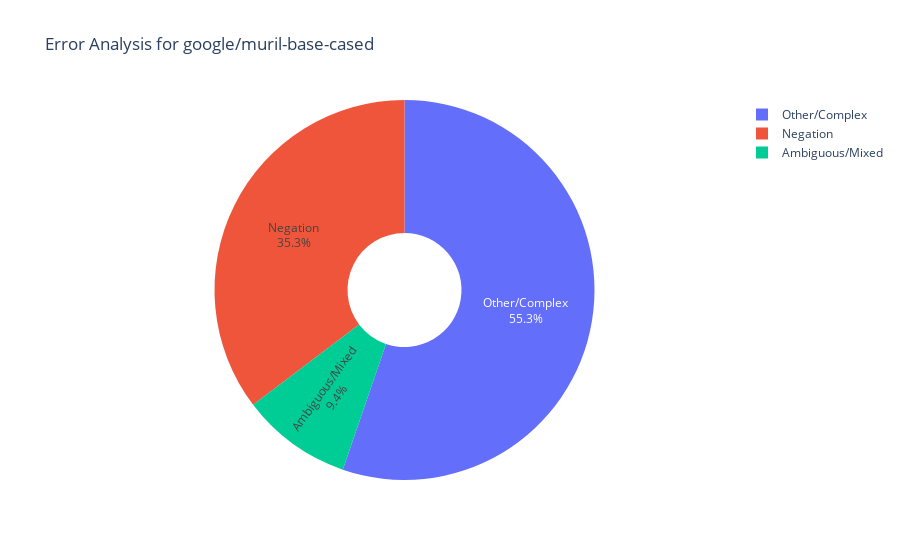

Notebook code cell kept with this figure:
### Code cell
# Categorize the errors
def categorize_error(text):
    text_lower = text.lower()
    # Keywords for negation
    negation_words = ['नाही', 'नाहीये', 'नको', 'नका', 'ना', 'not', 'no']
    # Keywords for sarcasm or figurative language (this is difficult and context-dependent)
    sarcasm_words = ['भारी', 'उत्तम', 'छानच', 'great', 'nice', 'wow'] # Often used sarcastically
    # Keywords for ambiguity
    ambiguous_words = ['पण', 'but', 'तरी', 'however', 'तरीही']

    if any(word in text_lower for word in negation_words):
        return 'Negation'
    if any(word in text_lower for word in ambiguous_words):
        return 'Ambiguous/Mixed'
    # Simple check for sarcasm: positive words in a negative context (this is a heuristic)
    if 'true_label' in df_errors.columns and 'negative' in df_errors['true_label'].iloc[0] and any(word in text_lower for word in sarcasm_words):
         return 'Potential Sarcasm'
    return 'Other/Complex'

df_errors['error_category_simple'] = df_errors['text'].apply(categorize_error)

# Display the distribution of error categories
error_counts = df_errors['error_category_simple'].value_counts()
print("Error Category Distribution (Simple):")
print(error_counts)

# Visualize the error categories
fig_errors = px.pie(error_counts, values=error_counts.values, names=error_counts.index,
                    title=f'Error Analysis for {best_model_name}',
                    hole=0.3)
fig_errors.update_traces(textposition='inside', textinfo='percent+label')
fig_errors.show()

# --- Detailed Error Analysis (Refined) ---
import re

# Take a sample of up to 30 errors for a closer look
error_samples = df_errors.head(30)

def get_error_category_and_explanation(row):
    text = row['text']
    true_label = row['true_label']
    pred_label = row['predicted_label']
    
    text_lower = text.lower()
    
    # 1. Negation
    negation_words = ['नाही', 'नाहीये', 'नको', 'नका', 'ना', 'not', 'no', "नाहीयेत", "नाहीत"]
    if any(word in text.split() for word in negation_words):
        return "Negation", "The model failed to correctly process a negative word like 'नाही' (not), leading to a misclassification of the sentiment."

    # 2. Code-Mixing
    if re.search(r'[a-zA-Z]', text):
        return "Code-Mixing", "The sentence contains a mix of Marathi and English. The model may have struggled to understand the sentiment of the English word within the Marathi sentence structure."

    # 3. Sarcasm/Irony
    positive_sarcasm_words = ['भारी', 'उत्तम', 'छानच', 'मस्त', 'great', 'nice', 'wow', 'amazing']
    if true_label == 'negative' and any(word in text_lower for word in positive_sarcasm_words):
        return "Sarcasm/Irony", "The model likely misinterpreted a positive word used in a negative or sarcastic context, taking it literally instead of understanding the irony."

    # 4. Neutral Ambiguity
    if true_label == 'neutral' and pred_label != 'neutral':
        return "Neutral Ambiguity", "The sentence is fact-based or lacks strong sentiment, but the model forced a positive or negative classification."
    if pred_label == 'neutral' and true_label != 'neutral':
        return "Neutral Ambiguity", "The sentence has subtle sentiment (positive or negative) that the model missed, causing it to default to a 'safe' neutral prediction."

    # 5. Idioms / Colloquialisms / Complex
    # This is a catch-all for errors that don't fit the other patterns.
    return "Idiom/Complex", "The error is likely due to complex sentence structure, nuanced language, a colloquialism, or an idiom whose meaning is not literal."


# Apply the new categorization
categorization_results = [get_error_category_and_explanation(row) for index, row in error_samples.iterrows()]
df_detailed_errors = pd.DataFrame({
    'Text': error_samples['text'],
    'True Label': error_samples['true_label'],
    'Predicted Label': error_samples['predicted_label'],
    'Error Category': [res[0] for res in categorization_results],
    'Potential Reason for Error': [res[1] for res in categorization_results]
})

print("\\nDetailed Error Analysis (Sample):")
df_detailed_errors

### Figure 1 — Plotly figure (JSON) as saved in the notebook; plotly's stock layout.template omitted (floating-point values rounded to 4 significant figures)
{"data": [{"domain": {"x": [0, 1], "y": [0, 1]}, "hole": 0.3, "hovertemplate": "error_category_simple=%{label}<br>value=%{value}<extra></extra>", "labels": ["Other/Complex", "Negation", "Ambiguous/Mixed"], "legendgroup": "", "name": "", "showlegend": true, "textinfo": "percent+label", "textposition": "inside", "type": "pie", "values": [341, 218, 58]}], "layout": {"legend": {"tracegroupgap": 0}, "title": {"text": "Error Analysis for google/muril-base-cased"}}}
